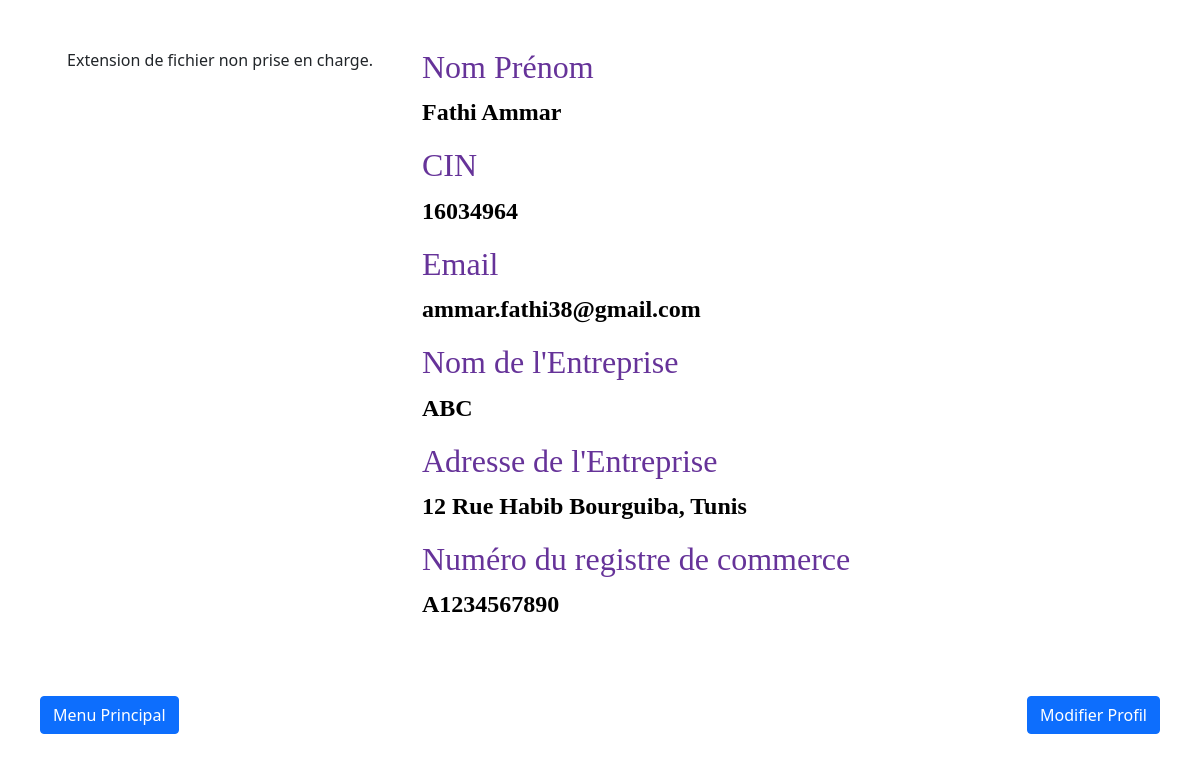
/projet/EditerProfil.php (signed in), run on the app's committed database.
### tables this page shows
CREATE TABLE IF NOT EXISTS `startuper` (
  `id_startuper` int NOT NULL AUTO_INCREMENT,
  `nom` varchar(20) NOT NULL,
  `prenom` varchar(20) NOT NULL,
  `CIN` varchar(10) NOT NULL,
  `email` varchar(30) NOT NULL,
  `nom_entreprise` varchar(30) NOT NULL,
  `adresse_entreprise` varchar(50) NOT NULL,
  `numero_registre_commerce` varchar(20) NOT NULL,
  `photo` longblob NOT NULL,
  `pseudo` varchar(20) NOT NULL,
  `pwrd` varchar(20) NOT NULL,
  PRIMARY KEY (`id_startuper`)
);

### projet/EditerProfil.php (the view, shortened to what this page needs)
<!DOCTYPE html>
<html lang="en">
<head>
<link rel="stylesheet" href="investstart.css">
    <link href="https://cdn.jsdelivr.net/npm/bootstrap@5.1.3/dist/css/bootstrap.min.css" rel="stylesheet"
>
</head>
<body>
    <div class="container">
        <div class="row mt-5">
            <div class="col-md-4">
                <div class="text-center">
                <?php
$imageExtensions = array('jpg', 'jpeg', 'png', 'gif');
include('connexion.php');
try {
    $id = $_SESSION['idStartuper'];
    $stmt = $conn->prepare("SELECT photo FROM startuper WHERE id_startuper = :id");
    $stmt->bindParam(':id', $id);
    $stmt->execute();
    $row = $stmt->fetch(PDO::FETCH_ASSOC);
    if ($row && isset($row['photo'])) {
        $imageData = $row['photo'];
        $imageBase64 = base64_encode($imageData);
        $mime = finfo_buffer(finfo_open(), $imageData, FILEINFO_MIME_TYPE);
        $extension = explode('/', $mime)[1];
        if (in_array(strtolower($extension), $imageExtensions)) {
            echo "<img src='data:" . $mime . ";base64," . $imageBase64 . "' alt='User Photo'>";
        } else {
            echo 'Extension de fichier non prise en charge.';
        }
    } else {
        echo 'Image introuvable.';
    }
    $info= $_SESSION['info'];
} catch(PDOException $e) {
    echo "Erreur : " . $e->getMessage();
}
?>
                </div>
            </div>
            <?php
include("connexion.php");
if (isset($_SESSION['idStartuper'])) {
    $idS = $_SESSION['idStartuper'];
    try {
        $stmt = $conn->prepare("SELECT * FROM startuper WHERE id_startuper = :id");
        $stmt->bindParam(':id', $idS);
        $stmt->execute();
        $info = $stmt->fetch(PDO::FETCH_ASSOC);
    } catch(PDOException $e) {
        echo "Erreur : " . $e->getMessage();
    }
}
?>
            <div id="cv" class="col-md-8">
                <h2>Nom Prénom</h2>
                <p id="nomprenom"><?php echo $info['nom'] . ' ' . $info['prenom']; ?></p>
                <h2>CIN</h2>
                <p id="cin"><?php echo $info['CIN']; ?></p>
                <h2>Email</h2>
                <p id="email"><?php echo $info['email']; ?></p>
                <h2>Nom de l'Entreprise</h2>
                <p id="nomEise"><?php echo $info['nom_entreprise']; ?></p>
                <h2>Adresse de l'Entreprise</h2>
                <p id="adresseEise"><?php echo $info['adresse_entreprise']; ?></p>
                <h2>Numéro du registre de commerce </h2>
                <p id="numreg"><?php echo $info['numero_registre_commerce']; ?></p>
                <br>
                <br>
            </div>
        </div>
    </div>
    <div id="boutons" class="container">
    <button id='logout' class='btn btn-primary' type='button' >Menu Principal</button>
    <button id='Modif' class='btn btn-primary' type='button' >Modifier Profil</button>
    </div>
</body>
</html>

### projet/investstart.css (style rules this page uses)
#cv { display: block; right: 2ch; }

### projet/EditerProfil.php (style rules this page uses)
h2 { font-family: Georgia, 'Times New Roman', Times, serif; color:rebeccapurple; }
p { font-family: 'Times New Roman', Times, serif; display: block; color: black ; font-size: x-large; font-weight: bold; }
#boutons { display: flex; flex-direction:row; justify-content: space-between; align-items: center; padding: 10px; }

### data on the page
startuper: nom "Fathi", prenom "Ammar", CIN "16034964", email "ammar.fathi38@gmail.com", nom_entreprise "ABC", adresse_entreprise "12 Rue Habib Bourguiba, Tunis", numero_registre_commerce "A1234567890"
